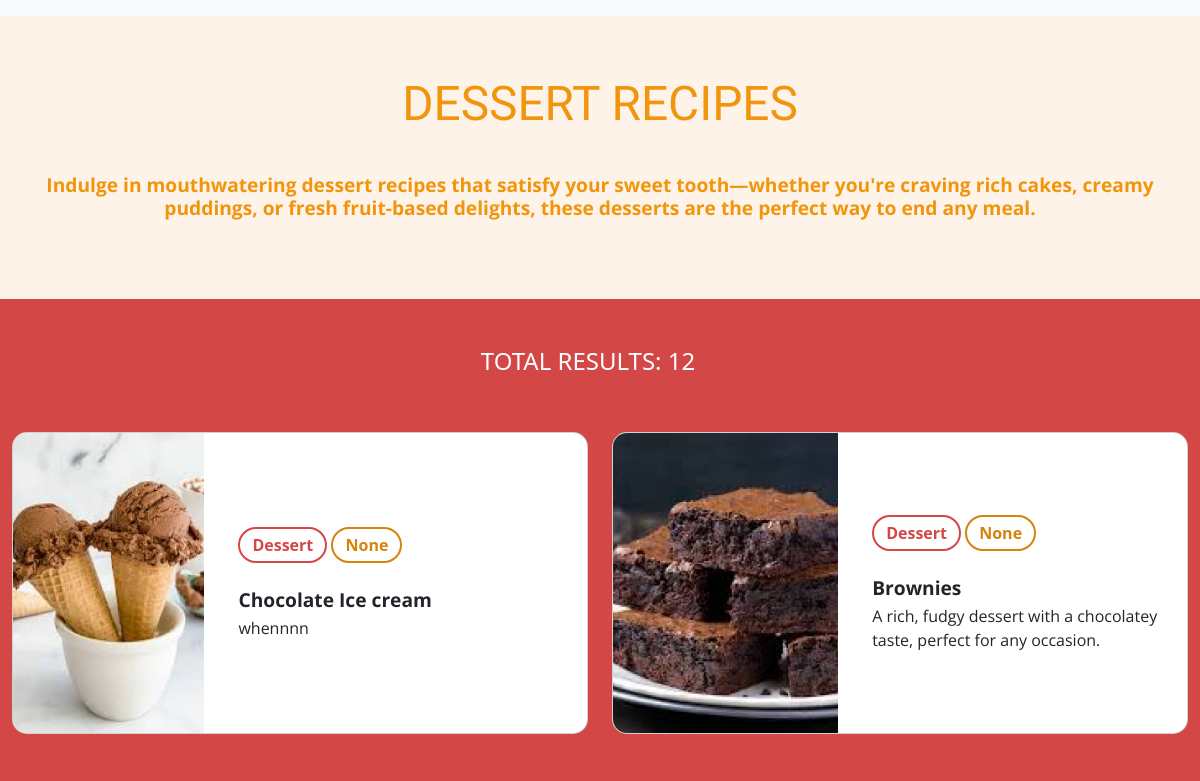
/foodListings.php?primaryCategoryName=Dessert (upper part), run on an earlier commit of the app's database.
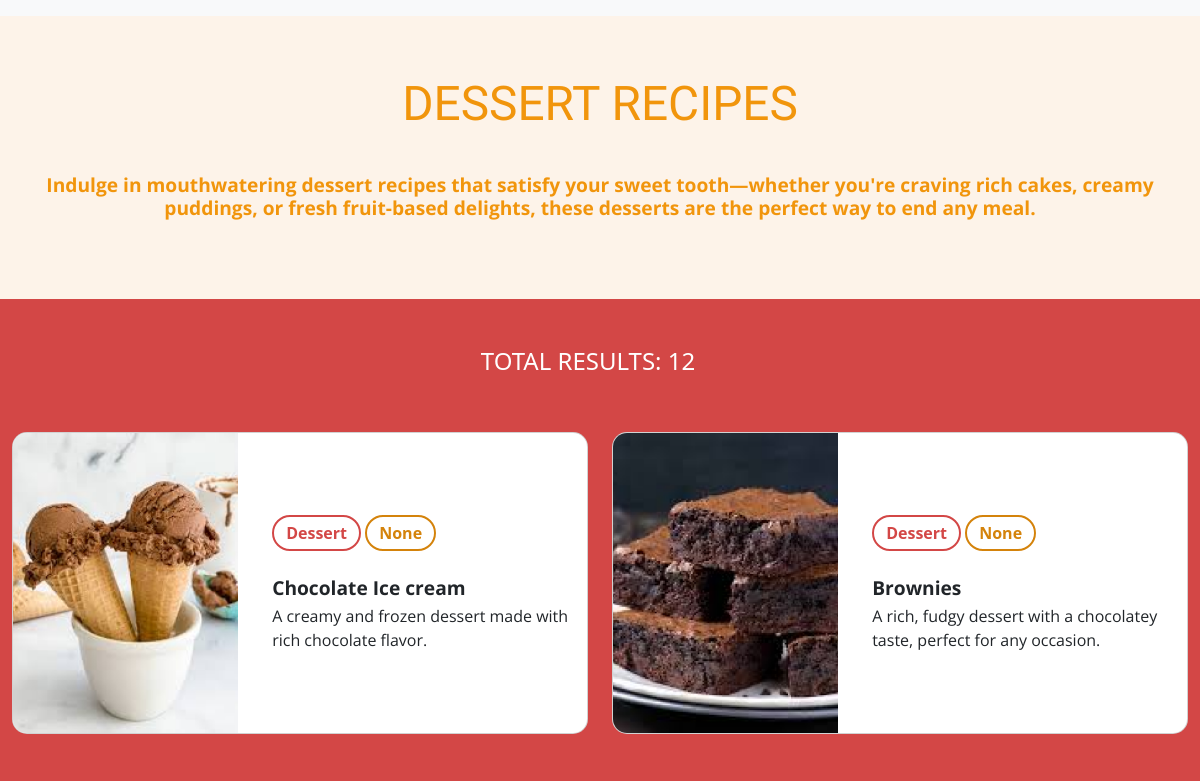
And on a later commit of the database.
### tables this page shows
CREATE TABLE `recipes` (
  `recipeID` int(5) NOT NULL,
  `recipeTitle` varchar(100) NOT NULL,
  `description` varchar(600) NOT NULL,
  `ingredients` varchar(800) NOT NULL,
  `steps` varchar(5000) NOT NULL,
  `userID` int(5) NOT NULL,
  `isApproved` varchar(3) NOT NULL DEFAULT 'no',
  `createdAt` datetime NOT NULL DEFAULT current_timestamp(),
  `updatedAt` datetime DEFAULT current_timestamp(),
  `primaryCategoryID` int(1) NOT NULL,
  `subcategoryID` int(1) DEFAULT NULL
);

CREATE TABLE `images` (
  `imageID` int(5) NOT NULL,
  `imageURL` varchar(500) NOT NULL,
  `recipeID` int(5) DEFAULT NULL,
  `postID` int(5) DEFAULT NULL
);

CREATE TABLE `primaryfoodcategories` (
  `primaryCategoryID` int(1) NOT NULL,
  `primaryCategoryName` varchar(15) NOT NULL
);

CREATE TABLE `foodsubcategories` (
  `subcategoryID` int(1) NOT NULL,
  `subcategoryName` varchar(20) NOT NULL
);

### admin/shared/components/connect.php (called while the page is built, shortened)
<?php
  function executeQuery($query){
    $conn = $GLOBALS['conn'];
    return mysqli_query($conn, $query);
  }
?>

### foodListings.php (the view, shortened to what this page needs)
<?php
include("shared/components/connect.php");
$primaryCategoryFilter = isset($_GET['primaryCategoryName']) ? $_GET['primaryCategoryName'] : '';
$subcategoryFilter = isset($_GET['subcategoryName']) ? $_GET['subcategoryName'] : '';
$queryRecipes = "
    SELECT recipes.*,
           users.*,
           images.*,
           primaryfoodcategories.*,
           foodSubcategories.*,
           (SELECT COUNT(likeID) FROM likes WHERE likes.recipeID = recipes.recipeID) AS likesCount,
          (SELECT COUNT(bookmarkID) FROM bookmarks WHERE bookmarks.recipeID = recipes.recipeID) AS bookmarksCount
    FROM recipes
    LEFT JOIN users ON users.userID = recipes.userID
    LEFT JOIN images ON images.recipeID = recipes.recipeID
    LEFT JOIN primaryfoodcategories ON primaryfoodcategories.primaryCategoryID = recipes.primaryCategoryID
    LEFT JOIN foodSubcategories ON foodSubcategories.subcategoryID = recipes.subcategoryID
";
$queryCount = "
    SELECT COUNT(*) AS totalCount
    FROM recipes
    LEFT JOIN users ON users.userID = recipes.userID
    LEFT JOIN images ON images.recipeID = recipes.recipeID
    LEFT JOIN primaryfoodcategories ON primaryfoodcategories.primaryCategoryID = recipes.primaryCategoryID
    LEFT JOIN foodSubcategories ON foodSubcategories.subcategoryID = recipes.subcategoryID
";
if ($primaryCategoryFilter != '' || $subcategoryFilter != '') {
  $queryRecipes = $queryRecipes . " WHERE";
  $queryCount = $queryCount . " WHERE";
  if ($primaryCategoryFilter != '') {
    $queryRecipes = $queryRecipes . " primaryCategoryName='$primaryCategoryFilter'";
    $queryCount = $queryCount . " primaryCategoryName='$primaryCategoryFilter'";
  }
}
$resultRecipes = executeQuery($queryRecipes);
$countResult = executeQuery($queryCount);
?>
<!DOCTYPE html>
<html lang="en">
<head>
  <link href="https://cdn.jsdelivr.net/npm/bootstrap@5.3.3/dist/css/bootstrap.min.css" rel="stylesheet"
 />
  <link rel="stylesheet" href="shared/assets/css/foodListingsRecipe.css" />
  <link rel="stylesheet" href="shared/assets/css/style.css">
</head>
<body>
  <nav class="navbar navbar-expand-lg navbar-light bg-light"></nav>
  <div class="container">
    <div class="row" id="titleContainer">
    </div>
  </div>
  <?php if ($primaryCategoryFilter != '' || $subcategoryFilter != '') { ?>
    <div class="container-fluid mt-5 content-bg">
      <div class="row">
        <div class="row mt-5 mb-5">
          <div class="col text-center" style="color:white;">
            <?php
            if (mysqli_num_rows($countResult) > 0) {
              while ($countResultRow = mysqli_fetch_assoc($countResult)) {
                ?>
                <h4>TOTAL RESULTS: <?php echo $countResultRow['totalCount'] ?></h4>
                <?php
              }
            } ?>
          </div>
        </div>
        <?php if (mysqli_num_rows($resultRecipes) > 0) {
          while ($recipesRow = mysqli_fetch_assoc($resultRecipes)) { ?>
            <div class="col-md-6 mb-5">
            <a href="recipeOverview.php?recipeID=<?php echo $recipesRow['recipeID']; ?>" style="text-decoration: none; color: inherit;">
                <div class="card">
                  <div class="row" style="height: 300px;">
                    <div class="col-md-5" style="height: 300px;">
                      <img src="shared/assets/image/content-image/<?php echo $recipesRow['imageURL']; ?>"
                        alt="<?php echo $recipesRow['recipeTitle']; ?>" class="img-fluid"
                        style="height: 100%; object-fit: cover;">
                    </div>
                    <div class="col-md-7">
                      <div class="card-body"
                        style="padding: 20px 10px; height: 100%; overflow: hidden; text-overflow: ellipsis;">
                        <div class="col" style=" flex: 0;">
                          <span class="primaryCategory"><?php echo $recipesRow["primaryCategoryName"]; ?></span>
                          <span class="subcategory"><?php echo $recipesRow["subcategoryName"]; ?></span>
                        </div>
                        <h5 class="card-title"><?php echo $recipesRow["recipeTitle"]; ?></h5>
                        <p class="card-text"
                          style="overflow: hidden; text-overflow: ellipsis; display: -webkit-box; -webkit-line-clamp: 5; -webkit-box-orient: vertical;">
                          <?php echo $recipesRow["description"]; ?>
                        </p>
                      </div>
                    </div>
                  </div>
                </div>
              </a>
            </div>
          <?php }
        } ?>
      </div>
    </div>
  <?php } ?>
</body>
</html>

What changed in the data, as far as the page shows it:
changed recipes "Chocolate Ice cream": description "whennnn" → "A creamy and frozen dessert made with rich chocolate flavor."
